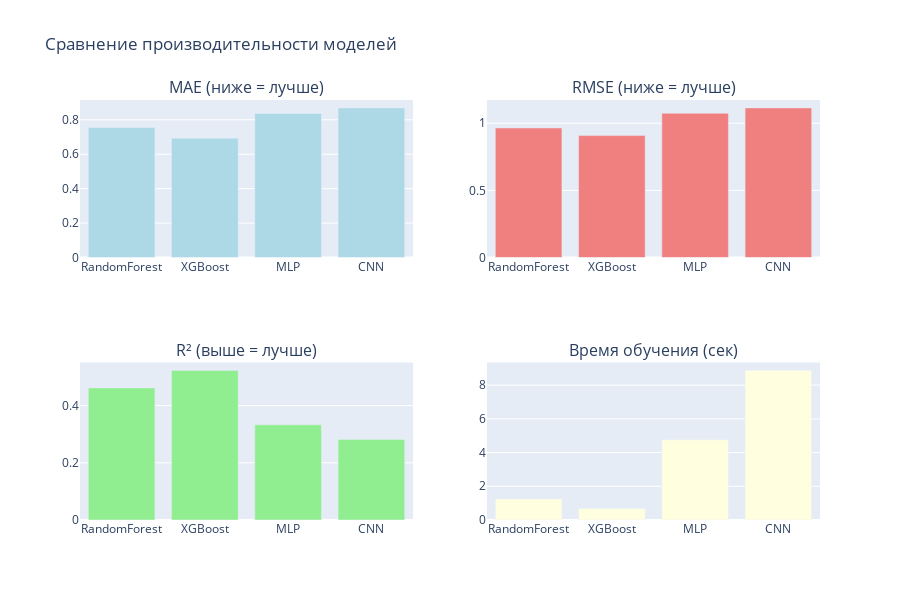
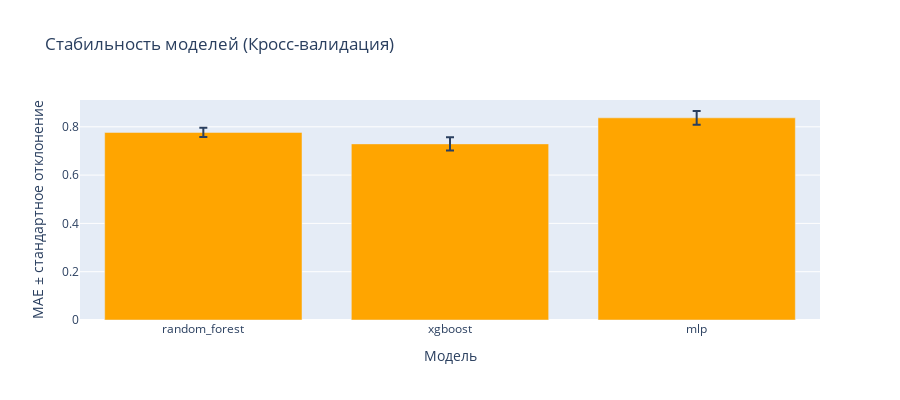
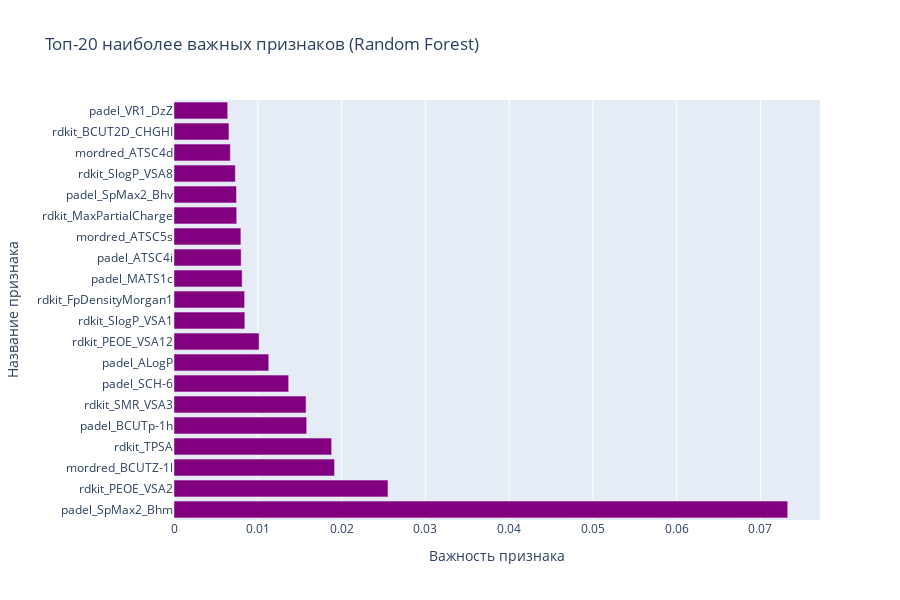

Notebook source saved alongside these figures, in order:
### Code cell
# === ВИЗУАЛИЗАЦИЯ И ДЕТАЛЬНЫЙ АНАЛИЗ РЕЗУЛЬТАТОВ ===
import json

import plotly.graph_objects as go
from plotly.subplots import make_subplots

logger.info("\n=== СОЗДАНИЕ ВИЗУАЛИЗАЦИЙ ===")

# 1. Сравнение метрик моделей - барный график
model_names = list(all_results.keys())
mae_values = [all_results[name]["mae"] for name in model_names]
rmse_values = [all_results[name]["rmse"] for name in model_names]
r2_values = [all_results[name]["r2"] for name in model_names]
training_times = [all_results[name]["training_time"] for name in model_names]

# Создаем subplot с несколькими графиками
fig_metrics = make_subplots(
    rows=2,
    cols=2,
    subplot_titles=("MAE (ниже = лучше)", "RMSE (ниже = лучше)", "R² (выше = лучше)", "Время обучения (сек)"),
    specs=[[{"secondary_y": False}, {"secondary_y": False}], [{"secondary_y": False}, {"secondary_y": False}]],
)

# MAE
fig_metrics.add_trace(go.Bar(x=model_names, y=mae_values, name="MAE", marker_color="lightblue"), row=1, col=1)

# RMSE
fig_metrics.add_trace(go.Bar(x=model_names, y=rmse_values, name="RMSE", marker_color="lightcoral"), row=1, col=2)

# R²
fig_metrics.add_trace(go.Bar(x=model_names, y=r2_values, name="R²", marker_color="lightgreen"), row=2, col=1)

# Время обучения
fig_metrics.add_trace(go.Bar(x=model_names, y=training_times, name="Время", marker_color="lightyellow"), row=2, col=2)

fig_metrics.update_layout(title_text="Сравнение производительности моделей", showlegend=False, height=600)

fig_metrics.show()

# 2. Анализ стабильности (если есть результаты CV)
if cv_results:
    cv_model_names = list(cv_results.keys())
    cv_mae_means = [cv_results[name]["mae_mean"] for name in cv_model_names]
    cv_mae_stds = [cv_results[name]["mae_std"] for name in cv_model_names]
    cv_r2_means = [cv_results[name]["r2_mean"] for name in cv_model_names]
    cv_r2_stds = [cv_results[name]["r2_std"] for name in cv_model_names]

    # График стабильности
    fig_stability = go.Figure()

    # MAE с error bars
    fig_stability.add_trace(
        go.Bar(
            x=cv_model_names,
            y=cv_mae_means,
            error_y={"type": "data", "array": cv_mae_stds},
            name="MAE ± std",
            marker_color="orange",
        )
    )

    fig_stability.update_layout(
        title="Стабильность моделей (Кросс-валидация)",
        xaxis_title="Модель",
        yaxis_title="MAE ± стандартное отклонение",
        height=400,
    )

    fig_stability.show()

# 3. Интерпретируемость моделей (оценка важности признаков для Random Forest)
logger.info("\n=== АНАЛИЗ ИНТЕРПРЕТИРУЕМОСТИ ===")

# Получаем важность признаков для Random Forest
from src.classical_models import ClassicalModels

models_handler = ClassicalModels(random_state=42)
models_handler.train_random_forest(X_train, y_train, n_estimators=100)

# Получаем модель Random Forest
rf_model = models_handler.models["RandomForest"]["model"]
feature_importance = rf_model.feature_importances_
feature_names = X_train.columns

# Топ-20 наиболее важных признаков
top_indices = feature_importance.argsort()[-20:][::-1]
top_features = [feature_names[i] for i in top_indices]
top_importance = [feature_importance[i] for i in top_indices]

# График важности признаков
fig_importance = go.Figure(go.Bar(x=top_importance, y=top_features, orientation="h", marker_color="purple"))

fig_importance.update_layout(
    title="Топ-20 наиболее важных признаков (Random Forest)",
    xaxis_title="Важность признака",
    yaxis_title="Название признака",
    height=600,
)

fig_importance.show()

logger.info(f"Наиболее важные признаки: {', '.join(top_features[:5])}")

# 4. Анализ чувствительности к дескрипторам
logger.info("\n=== АНАЛИЗ ЧУВСТВИТЕЛЬНОСТИ К ДЕСКРИПТОРАМ ===")

# Создаем краткий анализ типов дескрипторов
descriptor_types = {
    "morgan": sum(1 for col in feature_names if "morgan" in col.lower()),
    "rdkit": sum(1 for col in feature_names if "rdkit" in col.lower() and "morgan" not in col.lower()),
    "fingerprint": sum(1 for col in feature_names if "fp" in col.lower() or "fingerprint" in col.lower()),
    "mordred": sum(1 for col in feature_names if "mordred" in col.lower()),
    "other": len(feature_names),
}

# Пересчитываем 'other' как остаток
descriptor_types["other"] = len(feature_names) - sum(v for k, v in descriptor_types.items() if k != "other")

logger.info("Распределение типов дескрипторов в датасете:")
for desc_type, count in descriptor_types.items():
    if count > 0:
        logger.info(f"  {desc_type.capitalize()}: {count} признаков ({count / len(feature_names) * 100:.1f}%)")

# 5. Выводы и рекомендации
logger.info("\n=== ВЫВОДЫ И РЕКОМЕНДАЦИИ ===")

# Находим лучшую модель по R²
best_model_name = max(all_results.keys(), key=lambda x: all_results[x]["r2"])
best_r2 = all_results[best_model_name]["r2"]

logger.info(f"Лучшая модель по R²: {best_model_name} (R² = {best_r2:.4f})")

# Находим самую быструю модель
fastest_model_name = min(all_results.keys(), key=lambda x: all_results[x]["training_time"])
fastest_time = all_results[fastest_model_name]["training_time"]

logger.info(f"Самая быстрая модель: {fastest_model_name} (время = {fastest_time:.3f} сек)")

# Анализ соотношения качество/скорость
logger.info("\nСоотношение качество/скорость:")
for model_name in all_results:
    r2 = all_results[model_name]["r2"]
    time = all_results[model_name]["training_time"]
    efficiency = r2 / max(time, 0.001)  # R² на секунду
    logger.info(f"  {model_name:15}: Эффективность = {efficiency:.4f} (R²/сек)")

logger.info("\nРекомендации:")
logger.info("1. Для максимальной точности используйте лучшую модель по R²")
logger.info("2. Для быстрого прототипирования используйте самую быструю модель")
logger.info("3. Для продакшена рассмотрите компромисс между качеством и скоростью")
logger.info("4. Проведите дополнительную настройку гиперпараметров для улучшения результатов")

### Figure 1 — Plotly figure (JSON) as saved in the notebook; plotly's stock layout.template omitted (floating-point values rounded to 4 significant figures)
{"data": [{"marker": {"color": "lightblue"}, "name": "MAE", "type": "bar", "x": ["RandomForest", "XGBoost", "MLP", "CNN"], "xaxis": "x", "y": [0.756, 0.6934, 0.837, 0.8694], "yaxis": "y"}, {"marker": {"color": "lightcoral"}, "name": "RMSE", "type": "bar", "x": ["RandomForest", "XGBoost", "MLP", "CNN"], "xaxis": "x2", "y": [0.9649, 0.9083, 1.074, 1.115], "yaxis": "y2"}, {"marker": {"color": "lightgreen"}, "name": "R²", "type": "bar", "x": ["RandomForest", "XGBoost", "MLP", "CNN"], "xaxis": "x3", "y": [0.4618, 0.5231, 0.3326, 0.2817], "yaxis": "y3"}, {"marker": {"color": "lightyellow"}, "name": "Время", "type": "bar", "x": ["RandomForest", "XGBoost", "MLP", "CNN"], "xaxis": "x4", "y": [1.243, 0.6866, 4.758, 8.876], "yaxis": "y4"}], "layout": {"annotations": [{"font": {"size": 16}, "showarrow": false, "text": "MAE (ниже = лучше)", "x": 0.225, "xanchor": "center", "xref": "paper", "y": 1, "yanchor": "bottom", "yref": "paper"}, {"font": {"size": 16}, "showarrow": false, "text": "RMSE (ниже = лучше)", "x": 0.775, "xanchor": "center", "xref": "paper", "y": 1, "yanchor": "bottom", "yref": "paper"}, {"font": {"size": 16}, "showarrow": false, "text": "R² (выше = лучше)", "x": 0.225, "xanchor": "center", "xref": "paper", "y": 0.375, "yanchor": "bottom", "yref": "paper"}, {"font": {"size": 16}, "showarrow": false, "text": "Время обучения (сек)", "x": 0.775, "xanchor": "center", "xref": "paper", "y": 0.375, "yanchor": "bottom", "yref": "paper"}], "height": 600, "showlegend": false, "title": {"text": "Сравнение производительности моделей"}, "xaxis": {"anchor": "y", "domain": [0, 0.45]}, "xaxis2": {"anchor": "y2", "domain": [0.55, 1]}, "xaxis3": {"anchor": "y3", "domain": [0, 0.45]}, "xaxis4": {"anchor": "y4", "domain": [0.55, 1]}, "yaxis": {"anchor": "x", "domain": [0.625, 1]}, "yaxis2": {"anchor": "x2", "domain": [0.625, 1]}, "yaxis3": {"anchor": "x3", "domain": [0, 0.375]}, "yaxis4": {"anchor": "x4", "domain": [0, 0.375]}}}

### Figure 2 — Plotly figure (JSON) as saved in the notebook; plotly's stock layout.template omitted (floating-point values rounded to 4 significant figures)
{"data": [{"error_y": {"array": [0.01898, 0.02693, 0.02829], "type": "data"}, "marker": {"color": "orange"}, "name": "MAE ± std", "type": "bar", "x": ["random_forest", "xgboost", "mlp"], "y": [0.7768, 0.7293, 0.8371]}], "layout": {"height": 400, "title": {"text": "Стабильность моделей (Кросс-валидация)"}, "xaxis": {"title": {"text": "Модель"}}, "yaxis": {"title": {"text": "MAE ± стандартное отклонение"}}}}

### Figure 3 — Plotly figure (JSON) as saved in the notebook; plotly's stock layout.template omitted (floating-point values rounded to 4 significant figures)
{"data": [{"marker": {"color": "purple"}, "orientation": "h", "type": "bar", "x": [0.07325, 0.02554, 0.01916, 0.01882, 0.01584, 0.01576, 0.01369, 0.01131, 0.01016, 0.008457, 0.008432, 0.008135, 0.008016, 0.007985, 0.007482, 0.007461, 0.007323, 0.006721, 0.00656, 0.006409], "y": ["padel_SpMax2_Bhm", "rdkit_PEOE_VSA2", "mordred_BCUTZ-1l", "rdkit_TPSA", "padel_BCUTp-1h", "rdkit_SMR_VSA3", "padel_SCH-6", "padel_ALogP", "rdkit_PEOE_VSA12", "rdkit_SlogP_VSA1", "rdkit_FpDensityMorgan1", "padel_MATS1c", "padel_ATSC4i", "mordred_ATSC5s", "rdkit_MaxPartialCharge", "padel_SpMax2_Bhv", "rdkit_SlogP_VSA8", "mordred_ATSC4d", "rdkit_BCUT2D_CHGHI", "padel_VR1_DzZ"]}], "layout": {"height": 600, "title": {"text": "Топ-20 наиболее важных признаков (Random Forest)"}, "xaxis": {"title": {"text": "Важность признака"}}, "yaxis": {"title": {"text": "Название признака"}}}}
